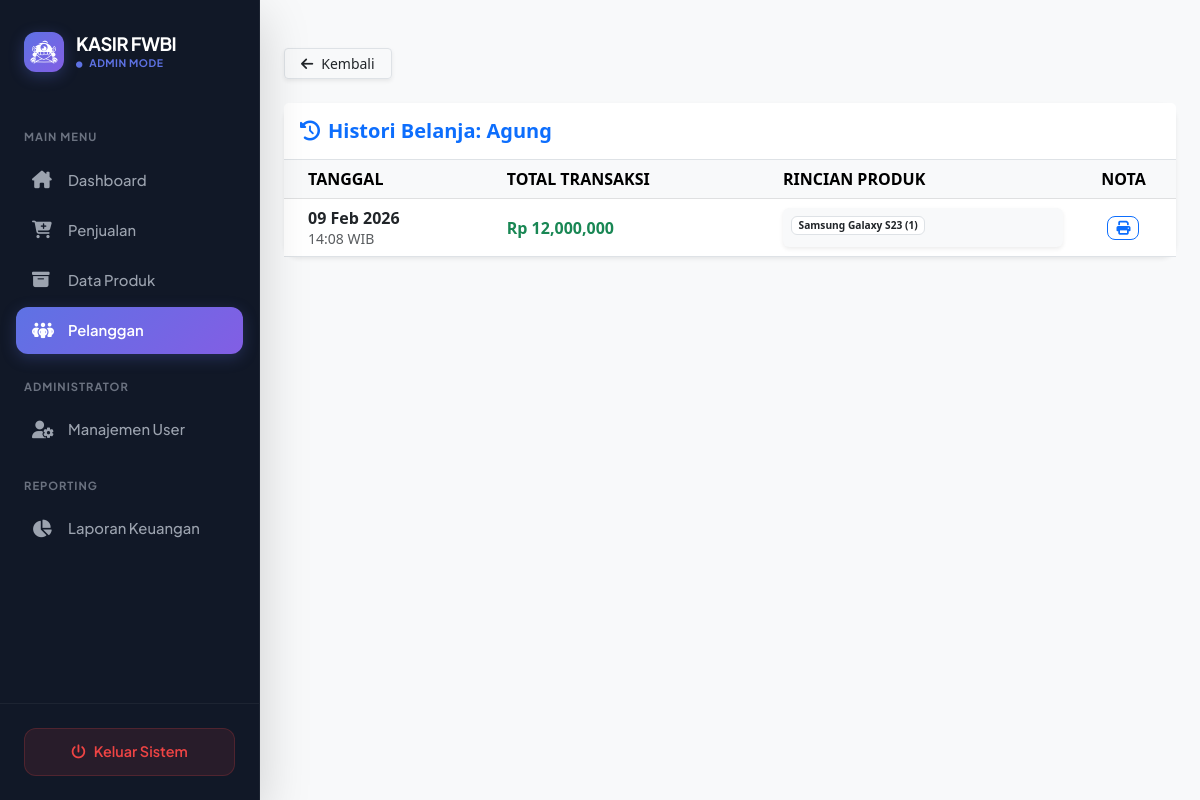
/admin/pelanggan/histori_belanja.php?id=18 (signed in), run on the app's committed database.
### tables this page shows
CREATE TABLE `pelanggan` (
  `PelangganID` int(11) NOT NULL,
  `NamaPelanggan` varchar(255) NOT NULL,
  `Alamat` text NOT NULL,
  `NomorTelepon` varchar(15) NOT NULL
);

CREATE TABLE `penjualan` (
  `PenjualanID` int(11) NOT NULL,
  `TanggalPenjualan` datetime NOT NULL DEFAULT current_timestamp(),
  `TotalHarga` decimal(10,2) NOT NULL,
  `PelangganID` int(11) NOT NULL
);

CREATE TABLE `detailpenjualan` (
  `DetailID` int(11) NOT NULL,
  `PenjualanID` int(11) NOT NULL,
  `ProdukID` int(11) NOT NULL,
  `JumlahProduk` int(11) NOT NULL,
  `Subtotal` decimal(10,2) NOT NULL
);

CREATE TABLE `produk` (
  `ProdukID` int(11) NOT NULL,
  `NamaProduk` varchar(255) NOT NULL,
  `Harga` decimal(10,2) NOT NULL,
  `Stok` int(11) NOT NULL
);

### admin/pelanggan/histori_belanja.php (the view, shortened to what this page needs)
<?php
include '../../main/connect.php';
$id = $_GET['id'];
$query_p = mysqli_query($conn, "SELECT * FROM pelanggan WHERE PelangganID='$id'");
$pelanggan = mysqli_fetch_array($query_p);
?>
<!DOCTYPE html>
<html lang="id">
<head>
    <link href="https://cdn.jsdelivr.net/npm/bootstrap@5.3.0/dist/css/bootstrap.min.css" rel="stylesheet">
    <link rel="stylesheet" href="https://cdnjs.cloudflare.com/ajax/libs/font-awesome/6.4.0/css/all.min.css">
</head>
<body class="bg-light">
    <div class="d-flex">
        <?php include '../../template/sidebar.php'; ?>
        <div class="container-fluid p-4">
            <div class="mb-4">
                <a href="index.php" class="btn btn-white shadow-sm btn-sm px-3 border"><i class="fas fa-arrow-left me-2"></i>Kembali</a>
            </div>
            <div class="card border-0 shadow-sm">
                <div class="card-header bg-white py-3 border-bottom">
                    <h5 class="fw-bold mb-0 text-primary"><i class="fas fa-history me-2"></i>Histori Belanja: <?= $pelanggan['NamaPelanggan']; ?></h5>
                </div>
                <div class="card-body p-0">
                    <div class="table-responsive">
                        <table class="table table-hover align-middle mb-0">
                            <thead class="table-light">
                                <tr>
                                    <th class="ps-4">TANGGAL</th>
                                    <th>TOTAL TRANSAKSI</th>
                                    <th>RINCIAN PRODUK</th>
                                    <th class="text-center">NOTA</th>
                                </tr>
                            </thead>
                            <tbody>
                                <?php
                                $sql = "SELECT * FROM penjualan WHERE PelangganID='$id' ORDER BY TanggalPenjualan DESC";
                                $query = mysqli_query($conn, $sql);
                                if(mysqli_num_rows($query) > 0) {
                                    while($t = mysqli_fetch_array($query)){
                                        $pID = $t['PenjualanID'];
                                ?>
                                <tr>
                                    <td class="ps-4">
                                        <div class="fw-bold"><?= date('d M Y', strtotime($t['TanggalPenjualan'])); ?></div>
                                        <small class="text-muted"><?= date('H:i', strtotime($t['TanggalPenjualan'])); ?> WIB</small>
                                    </td>
                                    <td class="fw-bold text-success">Rp <?= number_format($t['TotalHarga']); ?></td>
                                    <td>
                                        <div class="p-2 bg-light rounded shadow-sm" style="font-size: 0.85rem;">
                                        <?php
                                        $detail = mysqli_query($conn, "SELECT d.*, p.NamaProduk FROM detailpenjualan d JOIN produk p ON d.ProdukID = p.ProdukID WHERE d.PenjualanID='$pID'");
                                        while($d = mysqli_fetch_array($detail)){
                                            echo "<span class='badge bg-white text-dark border me-1 mb-1'>".$d['NamaProduk']." (".$d['JumlahProduk'].")</span>";
                                        }
                                        ?>
                                        </div>
                                    </td>
                                    <td class="text-center">
                                        <a href="../penjualan/detail.php?id=<?= $pID; ?>" class="btn btn-sm btn-outline-primary invoice-btn">
                                            <i class="fas fa-print"></i>
                                        </a>
                                    </td>
                                </tr>
                                <?php
                                    }
                                } else {
                                    echo "<tr><td colspan='4' class='text-center py-5 text-muted'>Belum ada histori transaksi.</td></tr>";
                                }
                                ?>
                            </tbody>
                        </table>
                    </div>
                </div>
            </div>
        </div>
    </div>
</body>
</html>

### admin/pelanggan/histori_belanja.php (style rules this page uses)
.card { border-radius: 15px; }
.invoice-btn { border-radius: 8px; transition: 0.3s; }

### template/sidebar.php (style rules this page uses)
:root { --sidebar-bg: #111827; --accent-color: #5e72e4; --hover-bg: rgba(255, 255, 255, 0.05); --text-gray: #9ca3af; }

### data on the page
pelanggan: NamaPelanggan "Agung"
penjualan: TanggalPenjualan "09 Feb 2026", TanggalPenjualan "14:08", TotalHarga "12,000,000"
detailpenjualan: ProdukID.NamaProduk "Samsung Galaxy S23", JumlahProduk "1"

### other printed values
$_SESSION['role'] "ADMIN"
